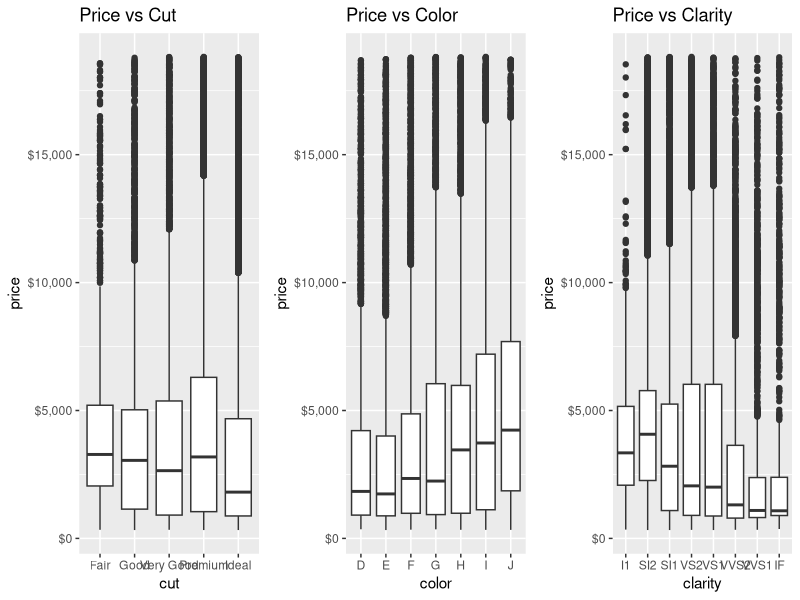
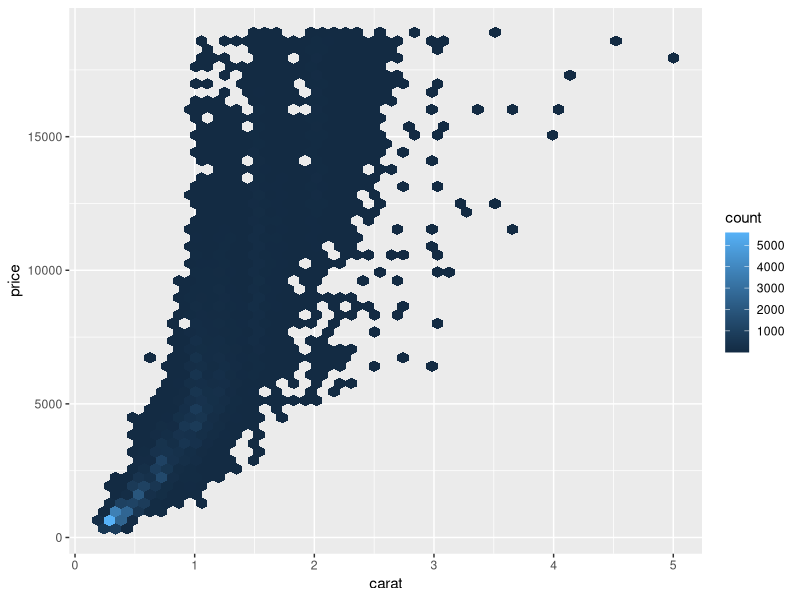
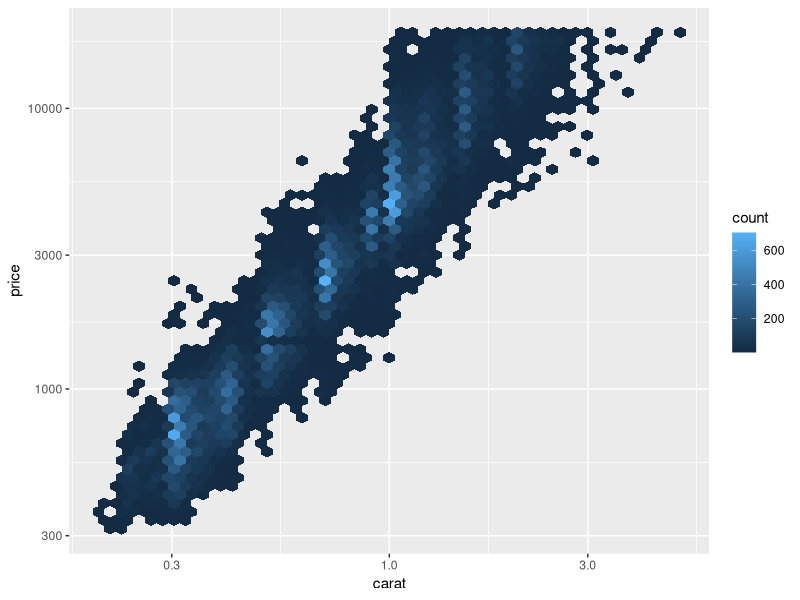
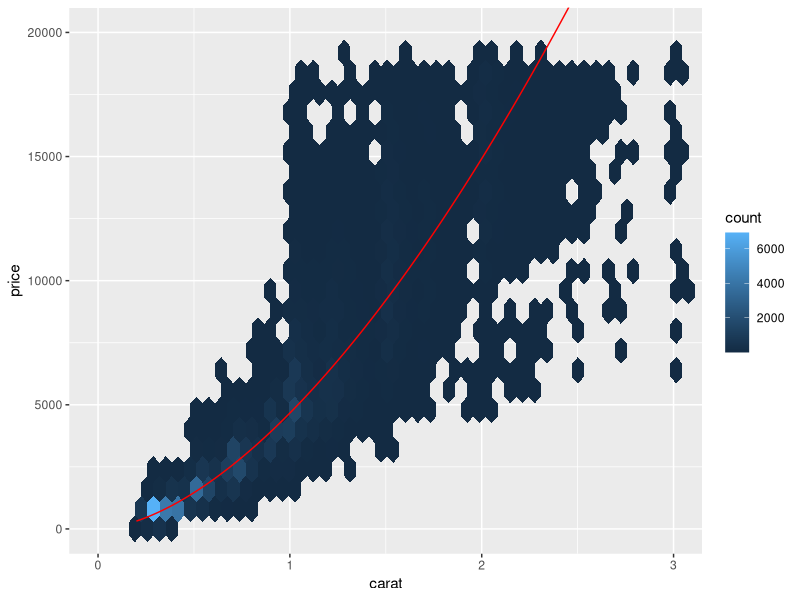
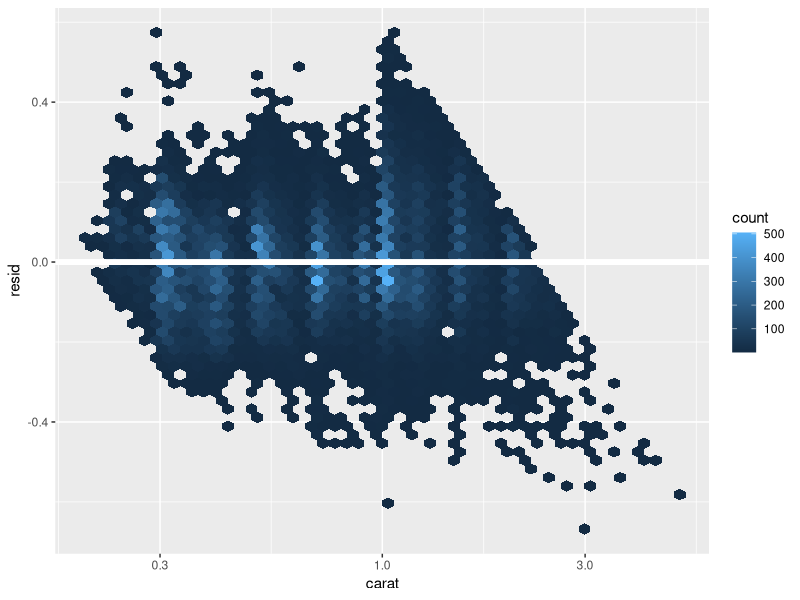
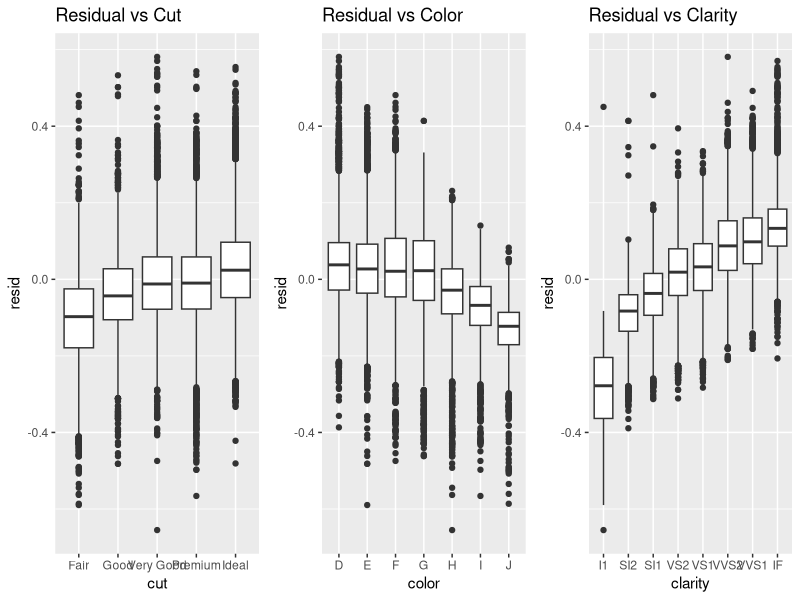
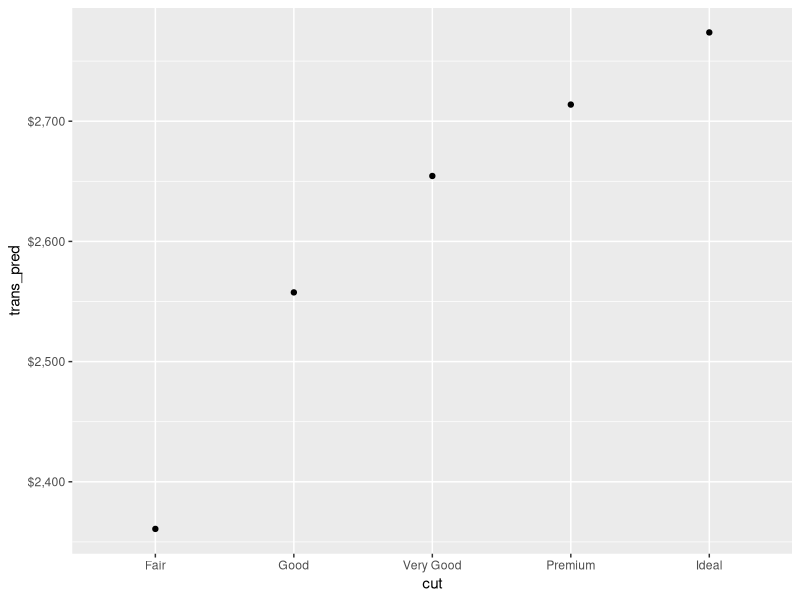
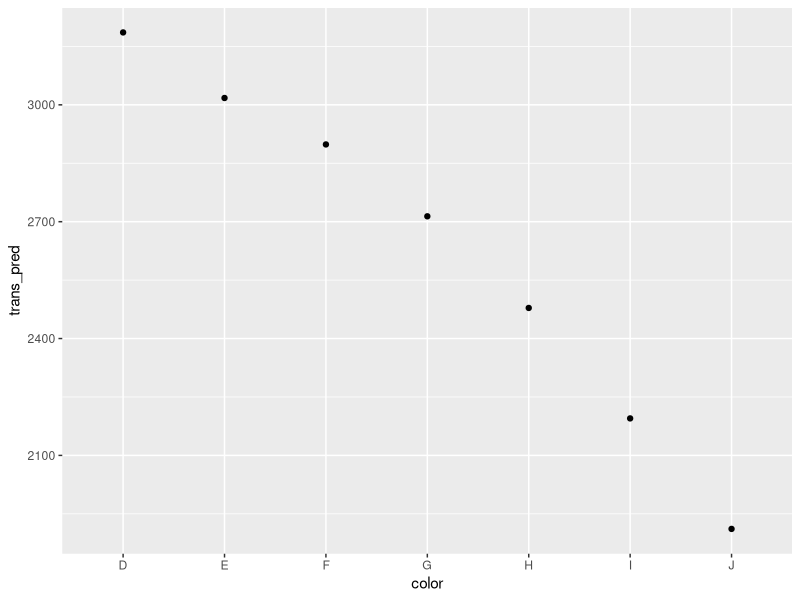

Recreate these plots in R, in order.
# prerequisites
library(tidyverse)
library(modelr)
options(na.action = na.warn)

##############
# the set-up #
##############
# why are low quality diamonds more expensive?
p1 <- ggplot(diamonds, aes(cut, price)) + geom_boxplot() + scale_y_continuous(labels = scales::dollar) + ggtitle("Price vs Cut")
p2 <- ggplot(diamonds, aes(color, price)) + geom_boxplot() + scale_y_continuous(labels = scales::dollar) + ggtitle("Price vs Color")
p3 <- ggplot(diamonds, aes(clarity, price)) + geom_boxplot() + scale_y_continuous(labels = scales::dollar) + ggtitle("Price vs Clarity")

gridExtra::grid.arrange(p1, p2, p3, nrow = 1)

# spend a few minutes discussing the logic behind this with your neighbor


################################
# a major confounding variable #
################################
# carat has a big impact on price
ggplot(diamonds, aes(carat, price)) + 
  geom_hex(bins = 50)

# how can we visualize this trend better?
ggplot(diamonds, aes(carat, price)) + 
  geom_hex(bins = 50) +
  scale_x_log10() +
  scale_y_log10()

# what is the strength of this linear trend? Does it differ depending on the 
# different levels of cut, color, and clarity
cor.test(log10(diamonds$carat), log10(diamonds$price))

diamonds %>%
  group_by(cut) %>%
  summarise(corr = cor(log10(carat), log10(price)),
            p_value = cor.test(log10(carat), log10(price))$p.value)

# let's remove the price-carat relationship so we can see if there is still an
# unusual relationship between price and cut, color, and clarity

# step 1: fit model
mod_carat <- lm(log10(price) ~ log10(carat), data = diamonds)

# step 2: assess model numerically
summary(mod_carat)

# step 3: get prediction and residual data
diamonds2 <- diamonds %>%
  add_predictions(mod_carat) %>%
  add_residuals(mod_carat) %>%
  mutate(trans_pred = 10 ^ pred)


# step 4: assess model predictions visually
ggplot(diamonds2, aes(carat, price)) + 
  geom_hex(bins = 75) + 
  geom_line(aes(y = trans_pred), color = "red") +
  coord_cartesian(xlim = c(0, 3), ylim = c(0, 20000)) # show w/o this first

# step 5: assess model residuals visually
ggplot(diamonds2, aes(carat, resid)) +
  geom_hex(bins = 50) +
  geom_ref_line(h = 0) +
  scale_x_log10()

# step 6: reassess relationship between residuals and other characteristics
p1 <- ggplot(diamonds2, aes(cut, resid)) + geom_boxplot() + ggtitle("Residual vs Cut")
p2 <- ggplot(diamonds2, aes(color, resid)) + geom_boxplot() + ggtitle("Residual vs Color")
p3 <- ggplot(diamonds2, aes(clarity, resid)) + geom_boxplot() + ggtitle("Residual vs Clarity")
gridExtra::grid.arrange(p1, p2, p3, nrow = 1)

# now we see the relationships we expect as the quality of the diamond increases, 
# so to does it’s relative price.  How would you interpret these plots?


############################
# building onto this model #
############################
# create a larger model that incorporates cut, color, and clarity....with and 
# without interaction
diamonds3 <- diamonds %>% 
  select(price, carat, color, cut, clarity)
mod_diamond <- lm(log10(price) ~ log10(carat) + color + cut + clarity, 
                  data = diamonds3)

# how does this model appear to fit numerically
summary(mod_diamond)

# assess predictions
  # example with cut
diamonds3 %>% 
  data_grid(cut, .model = mod_diamond) %>% 
  add_predictions(mod_diamond) %>%
  mutate(trans_pred = 10 ^ pred) %>%
  ggplot(aes(cut, trans_pred)) +
  geom_point() +
  scale_y_continuous(labels = scales::dollar)

  # example with color
diamonds3 %>% 
  data_grid(color, .model = mod_diamond) %>% 
  add_predictions(mod_diamond) %>%
  mutate(trans_pred = 10 ^ pred) %>%
  ggplot(aes(color, trans_pred)) +
  geom_point()

 # example with clarity
diamonds3 %>% 
  data_grid(clarity, .model = mod_diamond) %>% 
  add_predictions(mod_diamond) %>%
  mutate(trans_pred = 10 ^ pred) %>%
  ggplot(aes(clarity, trans_pred)) +
  geom_point()

# assess residuals
diamonds3 %>% 
  add_residuals(mod_diamond) %>%
  ggplot(aes(price, resid)) +
  geom_hex(bins = 50) +
  geom_ref_line(h = 0) +
  scale_x_log10()
